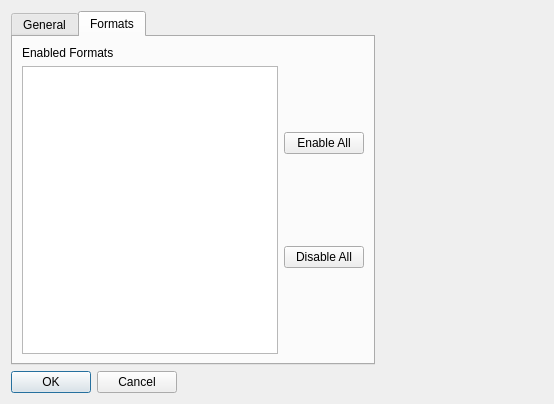
<?xml version="1.0" encoding="UTF-8"?>
<ui version="4.0">
 <class>Preferences</class>
 <widget class="QDialog" name="Preferences">
  <property name="geometry">
   <rect>
    <x>0</x>
    <y>0</y>
    <width>554</width>
    <height>404</height>
   </rect>
  </property>
  <property name="sizePolicy">
   <sizepolicy hsizetype="MinimumExpanding" vsizetype="Preferred">
    <horstretch>0</horstretch>
    <verstretch>0</verstretch>
   </sizepolicy>
  </property>
  <property name="windowTitle">
   <string>GPSBabel Preferences</string>
  </property>
  <layout class="QFormLayout" name="formLayout">
   <item row="0" column="0">
    <widget class="QTabWidget" name="tabWidget">
     <property name="currentIndex">
      <number>1</number>
     </property>
     <widget class="QWidget" name="general_tab">
      <attribute name="title">
       <string>General</string>
      </attribute>
      <widget class="QWidget" name="layoutWidget">
       <property name="geometry">
        <rect>
         <x>23</x>
         <y>18</y>
         <width>234</width>
         <height>43</height>
        </rect>
       </property>
       <layout class="QVBoxLayout" name="verticalLayout_4">
        <item>
         <widget class="QCheckBox" name="startupCheck">
          <property name="text">
           <string>Check for newer version on start.</string>
          </property>
         </widget>
        </item>
        <item>
         <widget class="QCheckBox" name="reportStatisticsCheck">
          <property name="text">
           <string>Anonymously report usage data.</string>
          </property>
         </widget>
        </item>
       </layout>
      </widget>
     </widget>
     <widget class="QWidget" name="format_tab">
      <attribute name="title">
       <string>Formats</string>
      </attribute>
      <layout class="QHBoxLayout" name="horizontalLayout">
       <item>
        <layout class="QVBoxLayout" name="verticalLayout">
         <item>
          <widget class="QLabel" name="label">
           <property name="text">
            <string>Enabled Formats</string>
           </property>
          </widget>
         </item>
         <item>
          <widget class="QListWidget" name="enabledFormatsList">
           <property name="sizePolicy">
            <sizepolicy hsizetype="MinimumExpanding" vsizetype="Expanding">
             <horstretch>0</horstretch>
             <verstretch>0</verstretch>
            </sizepolicy>
           </property>
           <property name="sortingEnabled">
            <bool>false</bool>
           </property>
          </widget>
         </item>
        </layout>
       </item>
       <item>
        <layout class="QVBoxLayout" name="verticalLayout_3">
         <item>
          <widget class="QPushButton" name="enableAllButton">
           <property name="text">
            <string>Enable All</string>
           </property>
          </widget>
         </item>
         <item>
          <widget class="QPushButton" name="disableAllButton">
           <property name="text">
            <string>Disable All</string>
           </property>
          </widget>
         </item>
        </layout>
       </item>
      </layout>
     </widget>
    </widget>
   </item>
   <item row="1" column="0">
    <widget class="QDialogButtonBox" name="buttonBox">
     <property name="orientation">
      <enum>Qt::Horizontal</enum>
     </property>
     <property name="standardButtons">
      <set>QDialogButtonBox::Cancel|QDialogButtonBox::Ok</set>
     </property>
    </widget>
   </item>
  </layout>
 </widget>
 <resources/>
 <connections/>
</ui>
